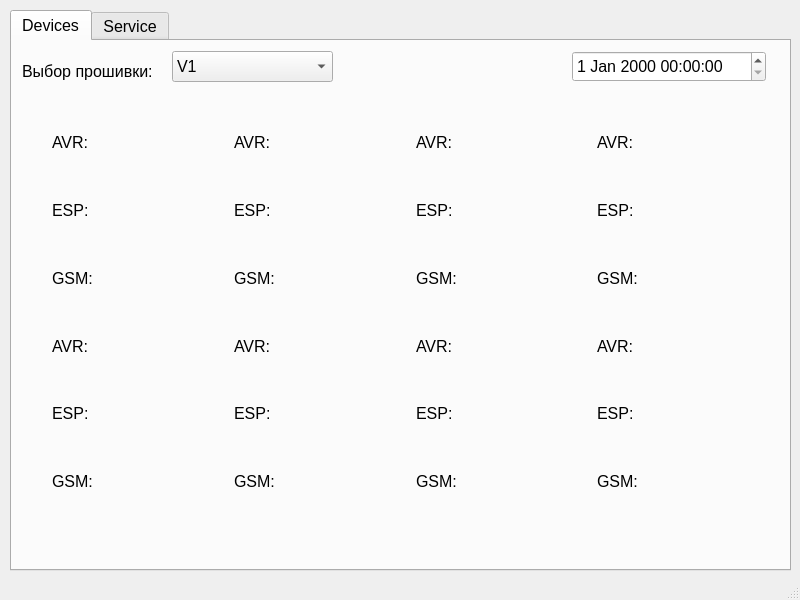
<?xml version="1.0" encoding="UTF-8"?>
<ui version="4.0">
 <class>MainWindow</class>
 <widget class="QMainWindow" name="MainWindow">
  <property name="geometry">
   <rect>
    <x>0</x>
    <y>0</y>
    <width>800</width>
    <height>600</height>
   </rect>
  </property>
  <property name="windowTitle">
   <string>MainWindow</string>
  </property>
  <widget class="QWidget" name="centralwidget">
   <widget class="QTabWidget" name="Devices">
    <property name="geometry">
     <rect>
      <x>10</x>
      <y>10</y>
      <width>781</width>
      <height>561</height>
     </rect>
    </property>
    <property name="font">
     <font>
      <pointsize>12</pointsize>
     </font>
    </property>
    <property name="currentIndex">
     <number>0</number>
    </property>
    <widget class="QWidget" name="tab">
     <attribute name="title">
      <string>Devices</string>
     </attribute>
     <widget class="QComboBox" name="select_version">
      <property name="geometry">
       <rect>
        <x>160</x>
        <y>10</y>
        <width>161</width>
        <height>31</height>
       </rect>
      </property>
      <item>
       <property name="text">
        <string>V1</string>
       </property>
      </item>
      <item>
       <property name="text">
        <string>V2</string>
       </property>
      </item>
      <item>
       <property name="text">
        <string>V3</string>
       </property>
      </item>
     </widget>
     <widget class="QLabel" name="version">
      <property name="geometry">
       <rect>
        <x>10</x>
        <y>20</y>
        <width>151</width>
        <height>20</height>
       </rect>
      </property>
      <property name="toolTip">
       <string>&lt;html&gt;&lt;head/&gt;&lt;body&gt;&lt;p align=&quot;center&quot;&gt;&lt;br/&gt;&lt;/p&gt;&lt;/body&gt;&lt;/html&gt;</string>
      </property>
      <property name="text">
       <string>Выбор прошивки:</string>
      </property>
     </widget>
     <widget class="QDateTimeEdit" name="dateTimeEdit">
      <property name="geometry">
       <rect>
        <x>560</x>
        <y>10</y>
        <width>194</width>
        <height>31</height>
       </rect>
      </property>
     </widget>
     <widget class="QWidget" name="">
      <property name="geometry">
       <rect>
        <x>40</x>
        <y>70</y>
        <width>721</width>
        <height>401</height>
       </rect>
      </property>
      <layout class="QGridLayout" name="gridLayout_5">
       <item row="0" column="0">
        <layout class="QVBoxLayout" name="device_1">
         <item>
          <widget class="QLabel" name="avr_1">
           <property name="text">
            <string>AVR:</string>
           </property>
          </widget>
         </item>
         <item>
          <widget class="QLabel" name="esp_1">
           <property name="text">
            <string>ESP:</string>
           </property>
          </widget>
         </item>
         <item>
          <widget class="QLabel" name="gsm_1">
           <property name="text">
            <string>GSM:</string>
           </property>
          </widget>
         </item>
        </layout>
       </item>
       <item row="0" column="1">
        <layout class="QVBoxLayout" name="device_2">
         <item>
          <widget class="QLabel" name="avr_2">
           <property name="text">
            <string>AVR:</string>
           </property>
          </widget>
         </item>
         <item>
          <widget class="QLabel" name="esp_2">
           <property name="text">
            <string>ESP:</string>
           </property>
          </widget>
         </item>
         <item>
          <widget class="QLabel" name="gsm_2">
           <property name="text">
            <string>GSM:</string>
           </property>
          </widget>
         </item>
        </layout>
       </item>
       <item row="0" column="2">
        <layout class="QVBoxLayout" name="device_3">
         <item>
          <widget class="QLabel" name="avr_3">
           <property name="text">
            <string>AVR:</string>
           </property>
          </widget>
         </item>
         <item>
          <widget class="QLabel" name="esp_3">
           <property name="text">
            <string>ESP:</string>
           </property>
          </widget>
         </item>
         <item>
          <widget class="QLabel" name="gsm_3">
           <property name="text">
            <string>GSM:</string>
           </property>
          </widget>
         </item>
        </layout>
       </item>
       <item row="0" column="3">
        <layout class="QVBoxLayout" name="device_4">
         <item>
          <widget class="QLabel" name="avr_4">
           <property name="text">
            <string>AVR:</string>
           </property>
          </widget>
         </item>
         <item>
          <widget class="QLabel" name="esp_4">
           <property name="text">
            <string>ESP:</string>
           </property>
          </widget>
         </item>
         <item>
          <widget class="QLabel" name="gsm_4">
           <property name="text">
            <string>GSM:</string>
           </property>
          </widget>
         </item>
        </layout>
       </item>
       <item row="1" column="0">
        <layout class="QVBoxLayout" name="device_5">
         <item>
          <widget class="QLabel" name="avr_6">
           <property name="text">
            <string>AVR:</string>
           </property>
          </widget>
         </item>
         <item>
          <widget class="QLabel" name="esp_5">
           <property name="text">
            <string>ESP:</string>
           </property>
          </widget>
         </item>
         <item>
          <widget class="QLabel" name="gsm_5">
           <property name="text">
            <string>GSM:</string>
           </property>
          </widget>
         </item>
        </layout>
       </item>
       <item row="1" column="1">
        <layout class="QVBoxLayout" name="device_6">
         <item>
          <widget class="QLabel" name="avr_7">
           <property name="text">
            <string>AVR:</string>
           </property>
          </widget>
         </item>
         <item>
          <widget class="QLabel" name="esp_7">
           <property name="text">
            <string>ESP:</string>
           </property>
          </widget>
         </item>
         <item>
          <widget class="QLabel" name="gsm_6">
           <property name="text">
            <string>GSM:</string>
           </property>
          </widget>
         </item>
        </layout>
       </item>
       <item row="1" column="2">
        <layout class="QVBoxLayout" name="device_7">
         <item>
          <widget class="QLabel" name="avr_8">
           <property name="text">
            <string>AVR:</string>
           </property>
          </widget>
         </item>
         <item>
          <widget class="QLabel" name="esp_8">
           <property name="text">
            <string>ESP:</string>
           </property>
          </widget>
         </item>
         <item>
          <widget class="QLabel" name="gsm_7">
           <property name="text">
            <string>GSM:</string>
           </property>
          </widget>
         </item>
        </layout>
       </item>
       <item row="1" column="3">
        <layout class="QVBoxLayout" name="device_8">
         <item>
          <widget class="QLabel" name="avr_9">
           <property name="text">
            <string>AVR:</string>
           </property>
          </widget>
         </item>
         <item>
          <widget class="QLabel" name="esp_9">
           <property name="text">
            <string>ESP:</string>
           </property>
          </widget>
         </item>
         <item>
          <widget class="QLabel" name="gsm_8">
           <property name="text">
            <string>GSM:</string>
           </property>
          </widget>
         </item>
        </layout>
       </item>
      </layout>
     </widget>
    </widget>
    <widget class="QWidget" name="tab_2">
     <attribute name="title">
      <string>Service</string>
     </attribute>
     <widget class="QLabel" name="change_value">
      <property name="geometry">
       <rect>
        <x>140</x>
        <y>10</y>
        <width>95</width>
        <height>19</height>
       </rect>
      </property>
      <property name="font">
       <font>
        <pointsize>12</pointsize>
       </font>
      </property>
      <property name="toolTipDuration">
       <number>5</number>
      </property>
      <property name="text">
       <string>Change value</string>
      </property>
      <property name="alignment">
       <set>Qt::AlignCenter</set>
      </property>
     </widget>
     <widget class="QLabel" name="current_value">
      <property name="geometry">
       <rect>
        <x>520</x>
        <y>10</y>
        <width>95</width>
        <height>19</height>
       </rect>
      </property>
      <property name="font">
       <font>
        <pointsize>12</pointsize>
       </font>
      </property>
      <property name="toolTipDuration">
       <number>5</number>
      </property>
      <property name="text">
       <string>Current value</string>
      </property>
      <property name="alignment">
       <set>Qt::AlignCenter</set>
      </property>
     </widget>
     <widget class="QWidget" name="layoutWidget">
      <property name="geometry">
       <rect>
        <x>10</x>
        <y>36</y>
        <width>751</width>
        <height>471</height>
       </rect>
      </property>
      <layout class="QGridLayout" name="gridLayout_4">
       <item row="0" column="0" colspan="4">
        <layout class="QGridLayout" name="gridLayout_3">
         <item row="0" column="0" colspan="2">
          <layout class="QGridLayout" name="gridLayout_2">
           <item row="0" column="0">
            <widget class="QLabel" name="ACC">
             <property name="font">
              <font>
               <pointsize>12</pointsize>
              </font>
             </property>
             <property name="text">
              <string>ACC</string>
             </property>
             <property name="alignment">
              <set>Qt::AlignCenter</set>
             </property>
            </widget>
           </item>
           <item row="0" column="1" colspan="2">
            <widget class="QSlider" name="ACC_slider">
             <property name="value">
              <number>25</number>
             </property>
             <property name="orientation">
              <enum>Qt::Horizontal</enum>
             </property>
            </widget>
           </item>
           <item row="1" column="0">
            <widget class="QLabel" name="DEC">
             <property name="font">
              <font>
               <pointsize>12</pointsize>
              </font>
             </property>
             <property name="text">
              <string>DEC</string>
             </property>
             <property name="alignment">
              <set>Qt::AlignCenter</set>
             </property>
            </widget>
           </item>
           <item row="1" column="1" colspan="2">
            <widget class="QSlider" name="DEC_slider">
             <property name="value">
              <number>25</number>
             </property>
             <property name="orientation">
              <enum>Qt::Horizontal</enum>
             </property>
            </widget>
           </item>
           <item row="2" column="0">
            <widget class="QLabel" name="Speed">
             <property name="font">
              <font>
               <pointsize>12</pointsize>
              </font>
             </property>
             <property name="text">
              <string>Speed</string>
             </property>
             <property name="alignment">
              <set>Qt::AlignCenter</set>
             </property>
            </widget>
           </item>
           <item row="2" column="1" colspan="2">
            <widget class="QSlider" name="Speed_slider">
             <property name="value">
              <number>25</number>
             </property>
             <property name="orientation">
              <enum>Qt::Horizontal</enum>
             </property>
            </widget>
           </item>
           <item row="3" column="0">
            <widget class="QLabel" name="Step">
             <property name="font">
              <font>
               <pointsize>12</pointsize>
              </font>
             </property>
             <property name="text">
              <string>Step</string>
             </property>
             <property name="alignment">
              <set>Qt::AlignCenter</set>
             </property>
            </widget>
           </item>
           <item row="3" column="1" colspan="2">
            <widget class="QSlider" name="Step_slider">
             <property name="value">
              <number>35</number>
             </property>
             <property name="orientation">
              <enum>Qt::Horizontal</enum>
             </property>
            </widget>
           </item>
           <item row="4" column="0">
            <widget class="QLabel" name="irection">
             <property name="font">
              <font>
               <pointsize>12</pointsize>
              </font>
             </property>
             <property name="text">
              <string>Direction</string>
             </property>
             <property name="alignment">
              <set>Qt::AlignCenter</set>
             </property>
            </widget>
           </item>
           <item row="4" column="1">
            <widget class="QRadioButton" name="radioButton">
             <property name="text">
              <string>CV</string>
             </property>
             <property name="checked">
              <bool>true</bool>
             </property>
            </widget>
           </item>
           <item row="4" column="2">
            <widget class="QRadioButton" name="radioButton_2">
             <property name="text">
              <string>CCV</string>
             </property>
            </widget>
           </item>
          </layout>
         </item>
         <item row="1" column="0">
          <widget class="QPushButton" name="sendButton">
           <property name="font">
            <font>
             <pointsize>12</pointsize>
            </font>
           </property>
           <property name="text">
            <string>Send</string>
           </property>
          </widget>
         </item>
         <item row="1" column="1">
          <widget class="QPushButton" name="startButton">
           <property name="font">
            <font>
             <pointsize>12</pointsize>
            </font>
           </property>
           <property name="text">
            <string>Start (Move)</string>
           </property>
          </widget>
         </item>
         <item row="1" column="2">
          <widget class="QPushButton" name="startButton_2">
           <property name="font">
            <font>
             <pointsize>12</pointsize>
            </font>
           </property>
           <property name="text">
            <string>Start (Run)</string>
           </property>
          </widget>
         </item>
         <item row="1" column="3">
          <widget class="QPushButton" name="stepButton">
           <property name="font">
            <font>
             <pointsize>12</pointsize>
            </font>
           </property>
           <property name="text">
            <string>Stop</string>
           </property>
          </widget>
         </item>
         <item row="0" column="2" colspan="2">
          <layout class="QGridLayout" name="gridLayout">
           <item row="0" column="0">
            <widget class="QLabel" name="acc_val">
             <property name="font">
              <font>
               <pointsize>12</pointsize>
              </font>
             </property>
             <property name="text">
              <string>ACC val:  0</string>
             </property>
             <property name="alignment">
              <set>Qt::AlignCenter</set>
             </property>
            </widget>
           </item>
           <item row="1" column="0">
            <widget class="QLabel" name="dec_val">
             <property name="font">
              <font>
               <pointsize>12</pointsize>
              </font>
             </property>
             <property name="text">
              <string>DEC val:  0</string>
             </property>
             <property name="alignment">
              <set>Qt::AlignCenter</set>
             </property>
            </widget>
           </item>
           <item row="2" column="0">
            <widget class="QLabel" name="speed_val">
             <property name="font">
              <font>
               <pointsize>12</pointsize>
              </font>
             </property>
             <property name="text">
              <string>Speed val:  0</string>
             </property>
             <property name="alignment">
              <set>Qt::AlignCenter</set>
             </property>
            </widget>
           </item>
           <item row="3" column="0">
            <widget class="QLabel" name="step_val">
             <property name="font">
              <font>
               <pointsize>12</pointsize>
              </font>
             </property>
             <property name="text">
              <string>Step val:  0</string>
             </property>
             <property name="alignment">
              <set>Qt::AlignCenter</set>
             </property>
            </widget>
           </item>
           <item row="4" column="0">
            <widget class="QLabel" name="direction_val">
             <property name="font">
              <font>
               <pointsize>12</pointsize>
              </font>
             </property>
             <property name="text">
              <string>Direction:  CV</string>
             </property>
             <property name="alignment">
              <set>Qt::AlignCenter</set>
             </property>
            </widget>
           </item>
          </layout>
         </item>
        </layout>
       </item>
       <item row="1" column="0">
        <widget class="QPushButton" name="programming">
         <property name="font">
          <font>
           <pointsize>12</pointsize>
          </font>
         </property>
         <property name="text">
          <string>Strat programming</string>
         </property>
        </widget>
       </item>
       <item row="1" column="1">
        <widget class="QLabel" name="started">
         <property name="text">
          <string>Started</string>
         </property>
         <property name="alignment">
          <set>Qt::AlignCenter</set>
         </property>
        </widget>
       </item>
       <item row="1" column="2">
        <widget class="QLabel" name="sucsess">
         <property name="text">
          <string>Sucsess</string>
         </property>
         <property name="alignment">
          <set>Qt::AlignCenter</set>
         </property>
        </widget>
       </item>
       <item row="1" column="3">
        <widget class="QLabel" name="error">
         <property name="text">
          <string>Error</string>
         </property>
         <property name="alignment">
          <set>Qt::AlignCenter</set>
         </property>
        </widget>
       </item>
      </layout>
     </widget>
    </widget>
   </widget>
  </widget>
  <widget class="QMenuBar" name="menubar">
   <property name="geometry">
    <rect>
     <x>0</x>
     <y>0</y>
     <width>800</width>
     <height>22</height>
    </rect>
   </property>
  </widget>
  <widget class="QStatusBar" name="statusbar"/>
 </widget>
 <resources/>
 <connections/>
</ui>
